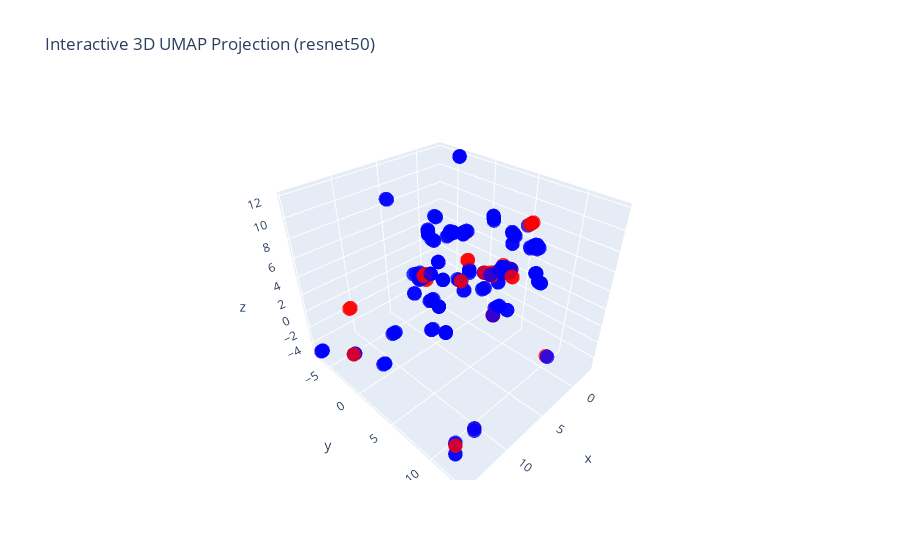

Notebook code cell kept with this figure:
### Code cell
fig = go.Figure(data=[go.Scatter3d(
    x=results[:, 0], y=results[:, 1], z=results[:, 2],
    mode='markers',
    marker=dict(size=5, color=colors, opacity=0.8)
)])

fig.update_layout(
    title="Interactive 3D UMAP Projection (resnet50)",
)

fig.show()

### Figure 1 — Plotly figure (JSON) as saved in the notebook; plotly's stock layout.template omitted (floating-point values rounded to 4 significant figures; data arrays with more than 128 entries replaced by an {"elided": "..."} marker saying what was removed)
{"data": [{"marker": {"color": {"elided": "244 str values"}, "opacity": 0.8, "size": 5}, "mode": "markers", "type": "scatter3d", "x": {"elided": "244 float values"}, "y": {"elided": "244 float values"}, "z": {"elided": "244 float values"}}], "layout": {"title": {"text": "Interactive 3D UMAP Projection (resnet50)"}}}
